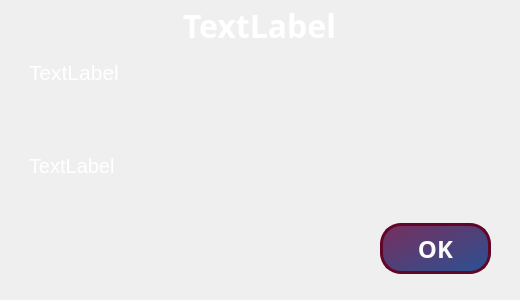
<?xml version="1.0" encoding="UTF-8"?>
<ui version="4.0">
 <class>EndGameDialog</class>
 <widget class="QDialog" name="EndGameDialog">
  <property name="geometry">
   <rect>
    <x>0</x>
    <y>0</y>
    <width>520</width>
    <height>300</height>
   </rect>
  </property>
  <property name="windowTitle">
   <string>Dialog</string>
  </property>
  <property name="styleSheet">
   <string notr="true">background-image: url(:/background2.png);</string>
  </property>
  <widget class="QLabel" name="title">
   <property name="geometry">
    <rect>
     <x>19</x>
     <y>10</y>
     <width>481</width>
     <height>31</height>
    </rect>
   </property>
   <property name="font">
    <font>
     <family>Agency FB</family>
     <pointsize>24</pointsize>
     <bold>true</bold>
    </font>
   </property>
   <property name="styleSheet">
    <string notr="true">color: rgb(255, 255, 255);
background: rgba(255, 255, 255, 0)</string>
   </property>
   <property name="text">
    <string>TextLabel</string>
   </property>
   <property name="alignment">
    <set>Qt::AlignCenter</set>
   </property>
  </widget>
  <widget class="QLabel" name="message">
   <property name="geometry">
    <rect>
     <x>29</x>
     <y>60</y>
     <width>461</width>
     <height>81</height>
    </rect>
   </property>
   <property name="font">
    <font>
     <pointsize>16</pointsize>
    </font>
   </property>
   <property name="styleSheet">
    <string notr="true">color: rgb(255, 255, 255);
background: rgba(255, 255, 255, 0)</string>
   </property>
   <property name="text">
    <string>TextLabel</string>
   </property>
   <property name="alignment">
    <set>Qt::AlignLeading|Qt::AlignLeft|Qt::AlignTop</set>
   </property>
   <property name="wordWrap">
    <bool>true</bool>
   </property>
  </widget>
  <widget class="QLabel" name="score">
   <property name="geometry">
    <rect>
     <x>29</x>
     <y>150</y>
     <width>461</width>
     <height>31</height>
    </rect>
   </property>
   <property name="font">
    <font>
     <pointsize>15</pointsize>
    </font>
   </property>
   <property name="styleSheet">
    <string notr="true">color: rgb(255, 255, 255);
background: rgba(255, 255, 255, 0)</string>
   </property>
   <property name="text">
    <string>TextLabel</string>
   </property>
  </widget>
  <widget class="QPushButton" name="pushButton">
   <property name="geometry">
    <rect>
     <x>380</x>
     <y>223</y>
     <width>111</width>
     <height>51</height>
    </rect>
   </property>
   <property name="font">
    <font>
     <family>Agency FB</family>
     <pointsize>18</pointsize>
     <bold>true</bold>
    </font>
   </property>
   <property name="styleSheet">
    <string notr="true">color: rgb(251, 251, 249);
background: qlineargradient(spread:pad, x1:0, y1:0, x2:1, y2:1, stop:0 rgba(120, 46, 92, 255), stop:1 rgba(41, 82, 148, 255));
border: 3px solid rgb(97, 6, 41);
border-radius:21px;</string>
   </property>
   <property name="text">
    <string>OK</string>
   </property>
  </widget>
 </widget>
 <resources/>
 <connections/>
</ui>
